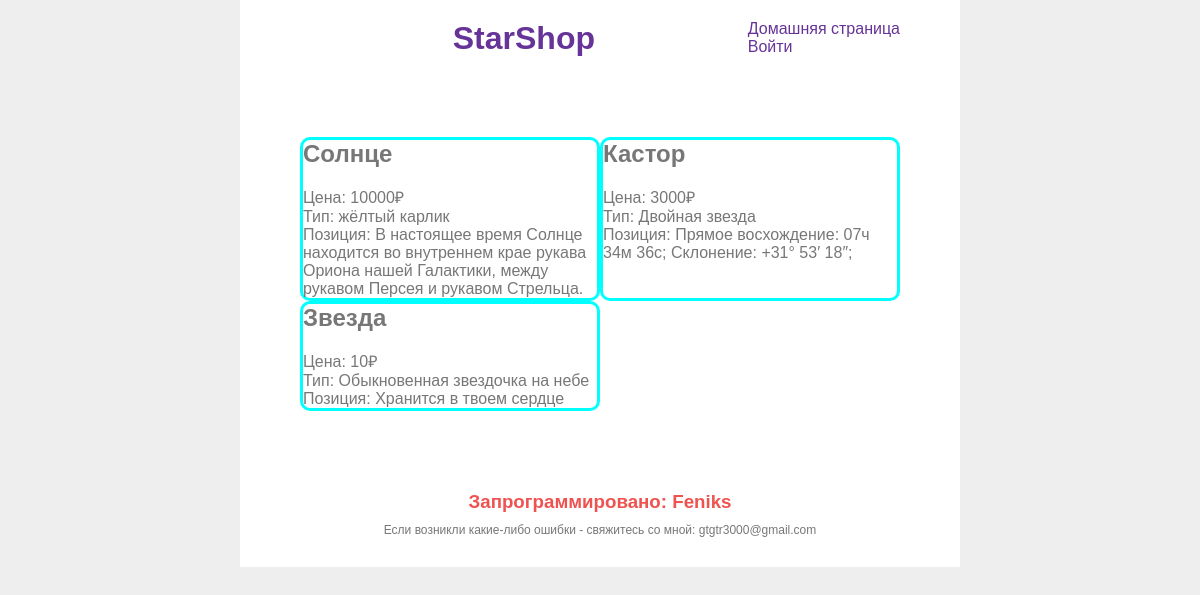
Before: /home/ with the older database file.
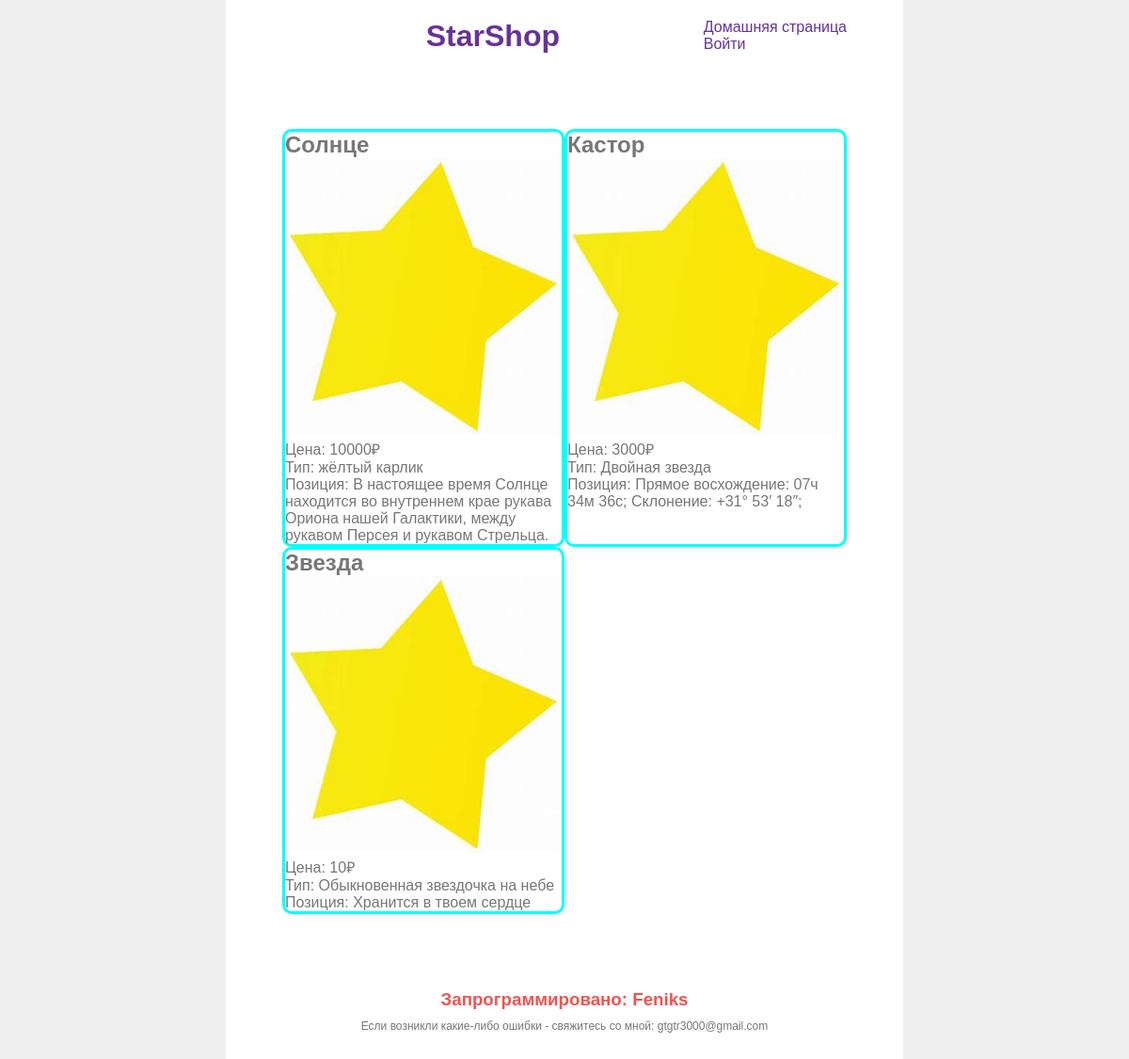
After: the same page with the newer database file.
### showcase/models.py (models this page shows, shortened)
class Star(models.Model):
    star_name = models.CharField(max_length=200)
    star_description = models.TextField()
    star_image = models.ImageField(upload_to='showcase/static')
    star_cost = models.BigIntegerField()
    star_type = models.CharField(max_length=200)
    star_position = models.CharField(max_length=200)
    def name(self):
        return str(self.star_name)
    def img(self):
        return str(self.star_image).split('/')[-1]
    def cost(self):
        return self.star_cost
    def stype(self):
        return self.star_type
    def spos(self):
        return self.star_position

### showcase/views.py (the view)
# urls.py: path('', views.index),
def index(request):
    all_stars = enumerate(Star.objects.all())
    data = {
        "stars": list(map(lambda x: (x[0] % 2, x[1]), all_stars)),
    }
    return render(request, 'showcase/index.html', data)

### templates/showcase/index.html
{% extends "../base.html" %}
{% load static %}
{% block content %}
    {% for i, star in stars %}
        {% if i == 0 %}
            <div class = "row">
        {% endif %}
    <div class = "product">
        <a href = "{{ star.id }}">
            <h2>{{ star.name }}</h2>
            <img src = "{% static star.img %}" alt = "">
            <p>Цена: {{ star.cost }}&#8381;</p>
            <p>Тип: {{ star.stype }}</p>
            <p>Позиция: {{ star.spos }}</p>
        </a>
    </div>
    {% if i == 1 %}
        </div>
    {% endif %}
    {% endfor %}
{% endblock %}

### templates/base.html (shortened to what this page needs)
<!DOCTYPE html>
{% load static %}
<html lang = "en">
<head>
    <link rel = "stylesheet" href = "{% static "all.css" %}">
</head>
<body>
<div class = "container">
    <header>{% block header %}
        <h1>StarShop</h1>
        <div class = "links">
            {% block links %}
                <p><a href = "/">Домашняя страница</a></p>
                {% if user.is_authenticated %}
                    <p><a href = "/profile">Личный кабинет</a></p><p>
                    <a href = "{% url 'logout' %}?next={{ request.path }}">Выйти</a></p>
                {% else %}
                    <p><a href = "{% url 'login' %}?next={{ request.path }}">Войти</a>
                    </p>
                {% endif %}
            {% endblock %}
        </div>
    {% endblock %}</header>
    <div class = "main">
        {% block content %}
        {% endblock %}
    </div>
    <div class = "footer">
        <h3>Запрограммировано: <strong><a href = "/about">Feniks</a></strong></h3>
        <p>Если возникли какие-либо ошибки - свяжитесь со мной: gtgtr3000@gmail.com</p>
    </div>
</div>
</body>
</html>

### showcase/static/all.css (style rules this page uses)
* { margin: 0; padding: 0; box-sizing: border-box; }
a { color: inherit; text-decoration: none; }
body { background-color: #eeeeee; color: #4e4544; font: normal 16px sans-serif; }
.container { max-width: 60%; background-color: #ffffff; margin: 0 auto; padding: 0 60px; display: flex; flex-direction: column; }
header { color: rebeccapurple; padding: 20px 0; margin-bottom: 60px; display: flex; }
header h1 { margin: 0 auto; }
.row { display: table-row; padding: 10px 10px 10px 10px; }
.row .product { display: table-cell; color: #777777; border: 3px solid aqua; border-radius: 10px; width: 50%; height: 50%; }
.product img { max-width: 100%; max-height: 100%; }
.row .product p { width: 100%; }
.footer { color: #ef5350; text-align: center; padding: 20px 0; margin-top: 60px; }
.footer p { color: #777777; font-size: 12px; padding: 10px; }

Changed rows visible on the page:
changed Star "Солнце": star_image: picture added
changed Star "Кастор": star_image: picture added
changed Star "Звезда": star_image: picture added
